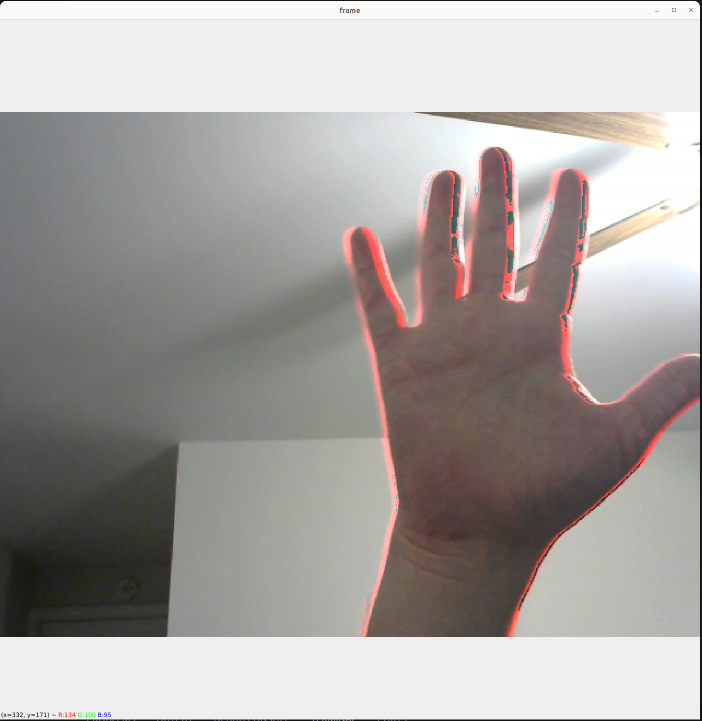
#> input picture example_highlight.png, 1404 x 1442 px, given in place of the camera (shown at 1/2 size)
$ python highlight_movement_visualizer.py
#> lines starting #> are read from the running program, lines starting #| are printed output that depends on the picture
import cv2
import numpy as np


# define a video capture object
vid = cv2.VideoCapture(0)

ret, oldFrame = vid.read()
#> oldFrame is the input picture: shape (1442, 1404, 3); mean B, G, R 160.6, 163.4, 167.3

oldFrameGray = cv2.cvtColor(oldFrame, cv2.COLOR_BGR2GRAY)
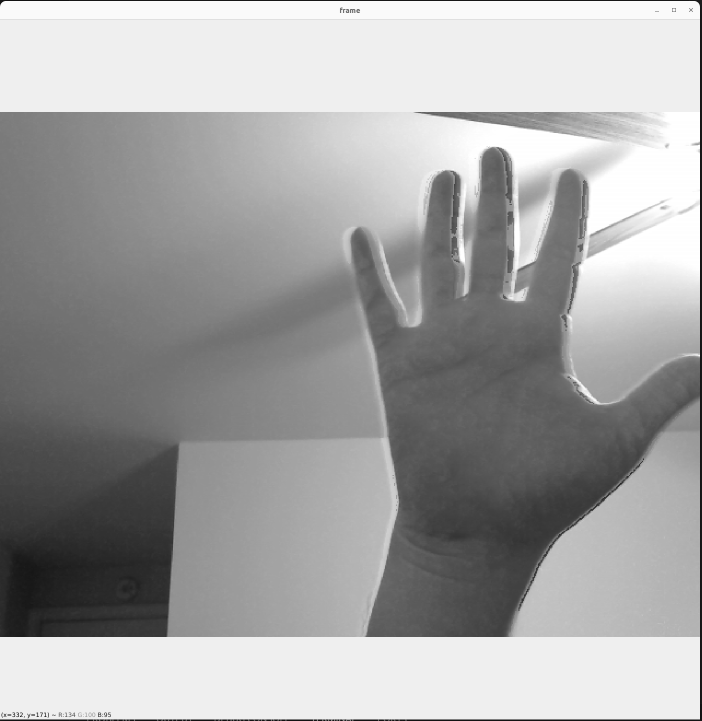
#> oldFrameGray: shape (1442, 1404) (shown at 1/2 size); min 0, max 255, mean 164.3

cv2.namedWindow("frame", cv2.WINDOW_NORMAL)
cv2.resizeWindow("frame", 1400, 1400)

# print(oldFrame.dtype)

while(type(oldFrame) != None):

    # Capture the video frame
    # by frame
    ret, newFrame = vid.read()

    newFrameGray = cv2.cvtColor(newFrame, cv2.COLOR_BGR2GRAY)

    mathNew = np.zeros(shape=newFrameGray.shape, dtype=np.int32)
    mathOld = np.zeros(shape=oldFrameGray.shape, dtype=np.int32)

    mathNew = mathNew + newFrameGray
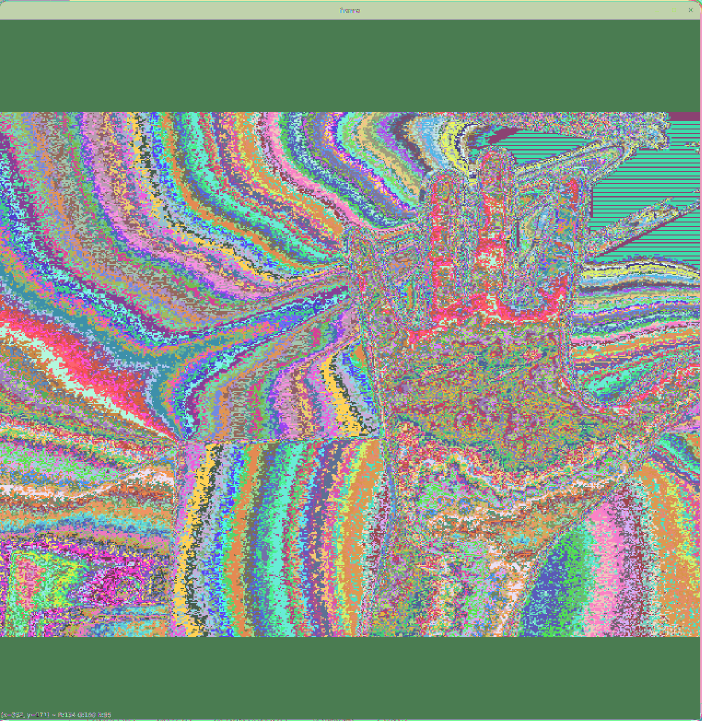
#> mathNew: shape (1442, 1404) int32 (shown at 1/2 size); 250 distinct labels, from 0 to 255; one colour per label, 0 black
    mathOld = mathOld + oldFrameGray

    frameOutGray = (mathNew - mathOld)
#> frameOutGray: shape (1442, 1404) int32; every value is 0
    frameOutGray = np.abs(frameOutGray)
    frameOutGray = frameOutGray.astype('uint8')
#> frameOutGray: shape (1442, 1404); every value is 0
    oldFrameGray = newFrameGray

    b,g,r = cv2.split(newFrame)
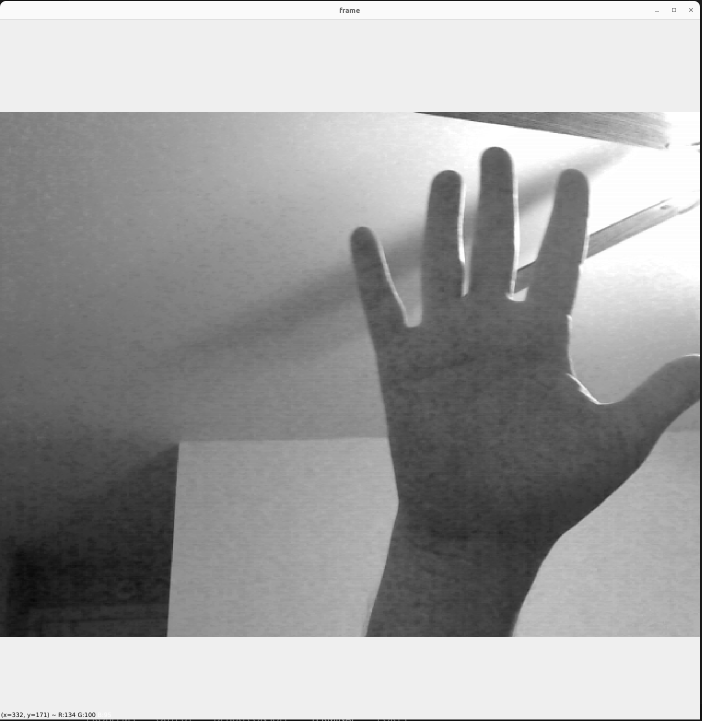
#> b: shape (1442, 1404) (shown at 1/2 size); min 0, max 255, mean 160.6
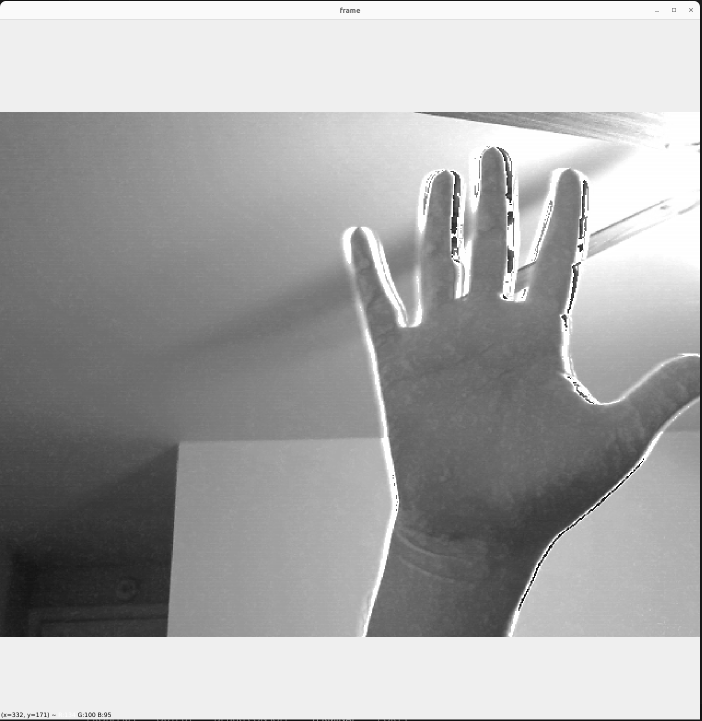
#> r: shape (1442, 1404) (shown at 1/2 size); min 0, max 255, mean 167.3
    rOrig = r.copy()
    r = r + frameOutGray # TODO Figure out why this keeps resulting in blue regions as well as red. There should only be red
    r+=frameOutGray; r[(r+frameOutGray)<rOrig]=254 # prevent overflow

    frameOut = cv2.merge((b,g,r))

    totalChange = np.sum(np.sum(frameOutGray)) - 250000 #TODO find running average and subtract to bring no-movement value closer to zero
#> totalChange = -250000
    print(totalChange)
#| -250000.0


    # Display the resulting frame
    cv2.imshow('frame', frameOut)

    # the 'q' button is set as the
    # quitting button you may use any
    # desired button of your choice
    if cv2.waitKey(1) & 0xFF == ord('q'):
#> (key q is pressed here)
        break

# After the loop release the cap object
vid.release()
# Destroy all the windows
cv2.destroyAllWindows()
